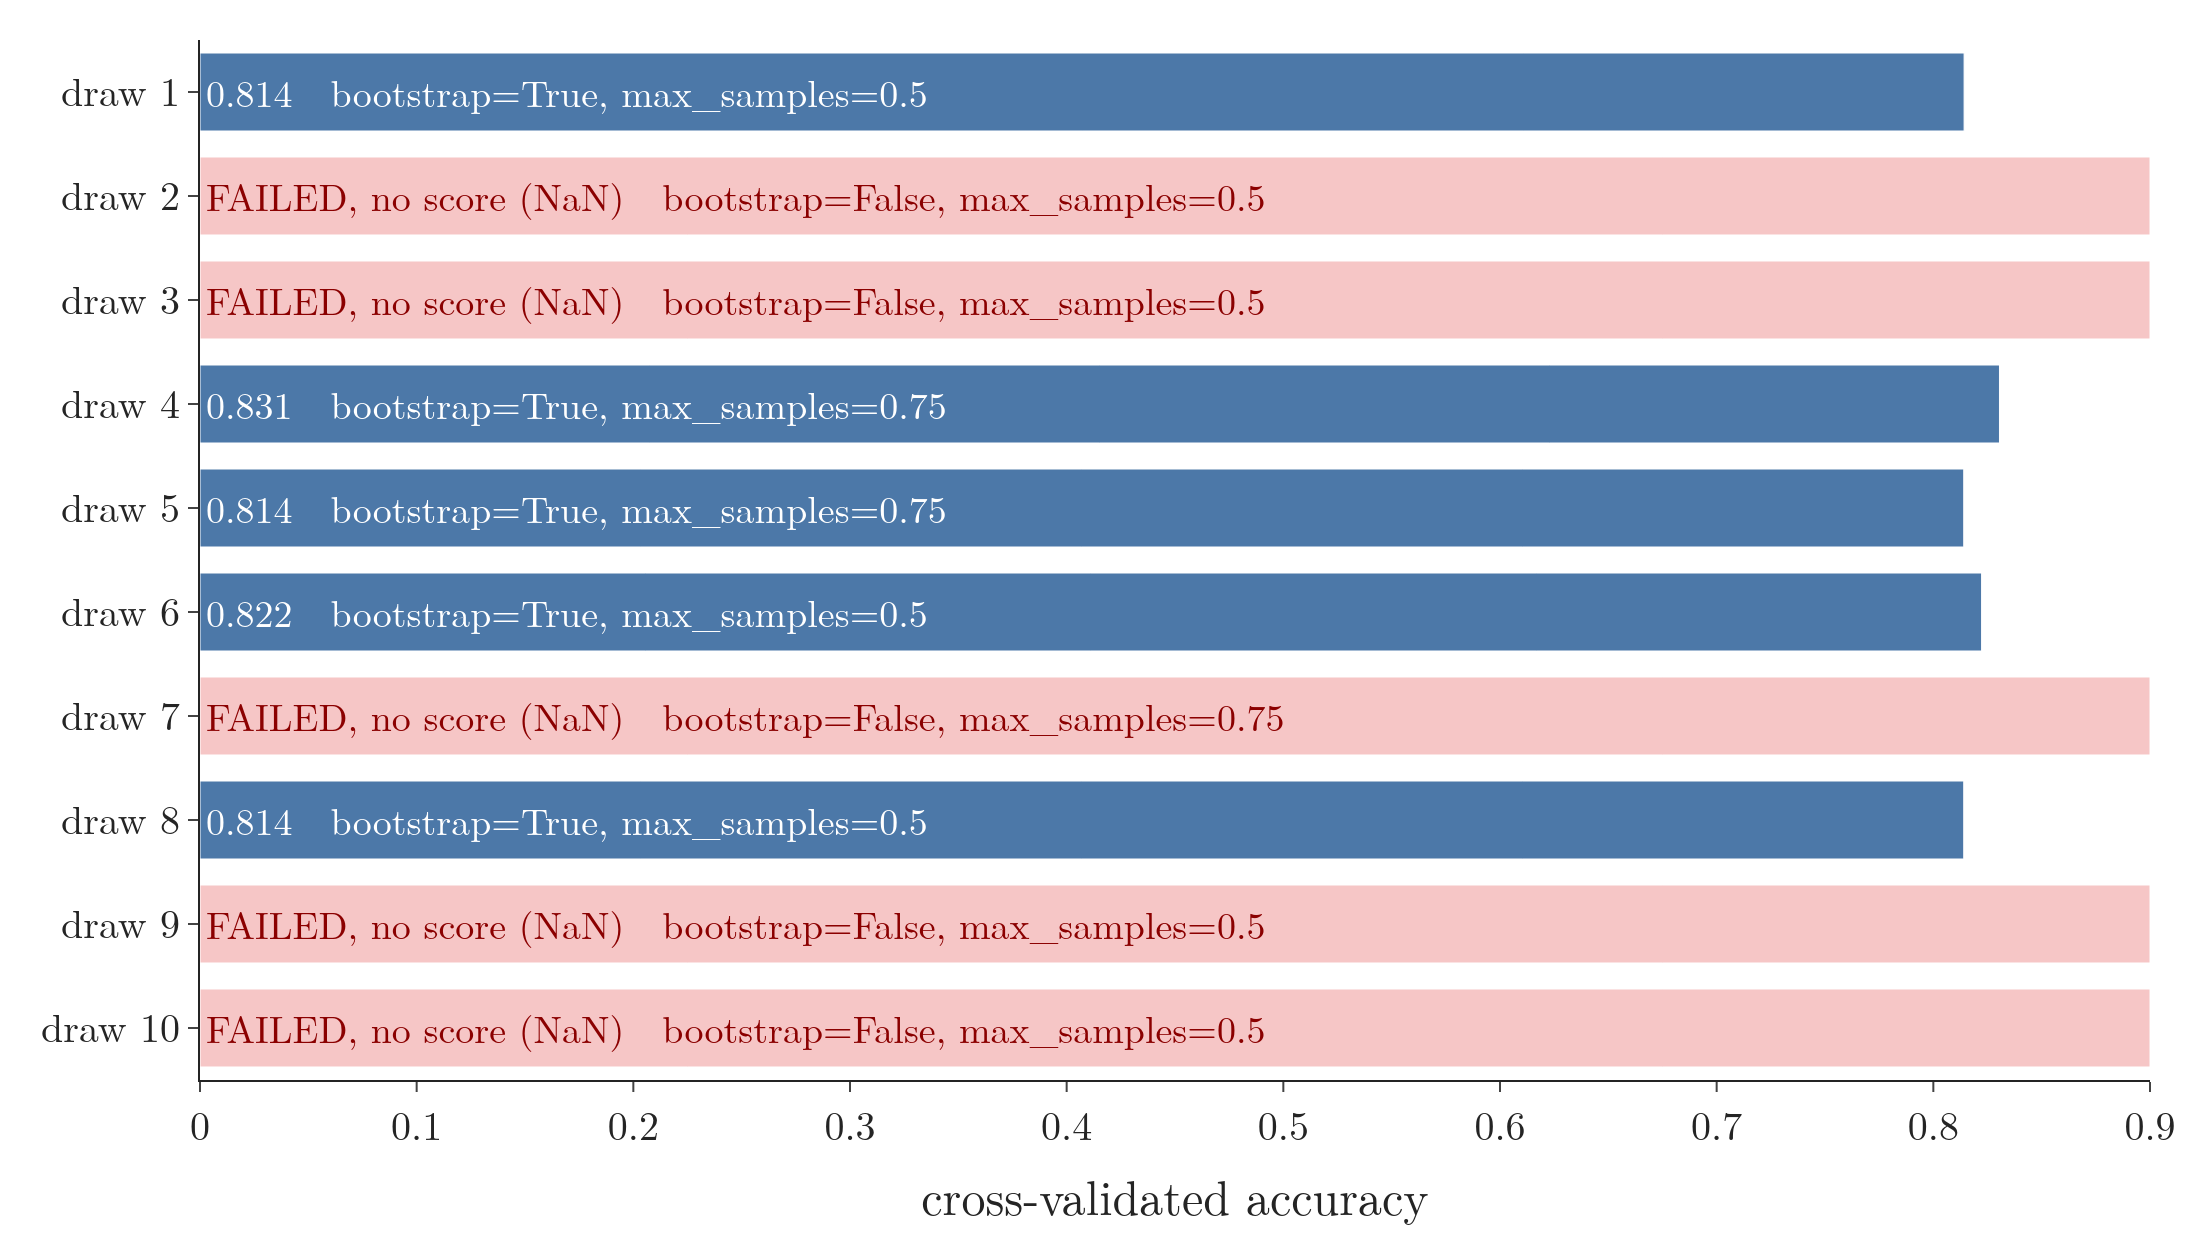

Source code (Python):
"""Section 7.2: the 10 combinations a naive RandomizedSearchCV draws from one big grid. Those that pair bootstrap=False
with a max_samples value fail (score NaN), so only half the search does any work. (Plotly)"""
import warnings
from pathlib import Path

import numpy as np
import pandas as pd
import plotly.graph_objects as go
from sklearn.ensemble import RandomForestClassifier
from sklearn.model_selection import RandomizedSearchCV, train_test_split

warnings.filterwarnings("ignore")                       # the failed fits warn; the figure shows them instead
HERE = Path(__file__).parent
df = pd.read_csv(HERE.parent / "data" / "heart.csv")
X, y = df.iloc[:, :-1], df.iloc[:, -1]
X_train, X_test, y_train, y_test = train_test_split(X, y, test_size=0.2, random_state=42)
param_grid = {"n_estimators": [20, 60, 100, 120], "max_features": [0.2, 0.6, 1.0], "max_depth": [2, 8, None],
              "max_samples": [0.5, 0.75, 1.0]}
big_grid = dict(param_grid, bootstrap=[True, False], min_samples_split=[2, 5], min_samples_leaf=[1, 2])
naive = RandomizedSearchCV(RandomForestClassifier(random_state=42), big_grid, cv=5, n_jobs=-1, random_state=42,
                           error_score=np.nan).fit(X_train, y_train)
res = pd.DataFrame(naive.cv_results_)
failed = res["mean_test_score"].isna()
assert int(failed.sum()) == 5                                        # the Note: 5 of the 10 failed
assert (res.loc[failed, "param_bootstrap"] == False).all()           # every failure is bootstrap=False  # noqa: E712
print(res[["param_bootstrap", "param_max_samples", "mean_test_score"]])

fig = go.Figure()
for i, r in res.iterrows():
    ok = not np.isnan(r["mean_test_score"])
    label = f"bootstrap={r['param_bootstrap']}, max_samples={r['param_max_samples']}"
    fig.add_trace(go.Bar(x=[r["mean_test_score"] if ok else 0.9], y=[f"draw {i + 1}"], orientation="h", showlegend=False,
                         marker_color="#4C78A8" if ok else "#F6C6C6",
                         text=[f"{r['mean_test_score']:.3f}   {label}" if ok else f"FAILED, no score (NaN)   {label}"],
                         textposition="inside", insidetextanchor="start", textfont=dict(size=19, color="white" if ok else "#8B0000")))
fig.update_xaxes(title="cross-validated accuracy", range=[0, 0.9])
fig.update_yaxes(autorange="reversed")
fig.update_layout(template="simple_white", width=1100, height=620, font=dict(family="Latin Modern Roman", size=20),
                  margin=dict(l=100, r=20, t=20, b=70), bargap=0.25)
fig.write_image(HERE / "search_trap.png", scale=2)
fig.write_image(HERE / "search_trap.pdf")
